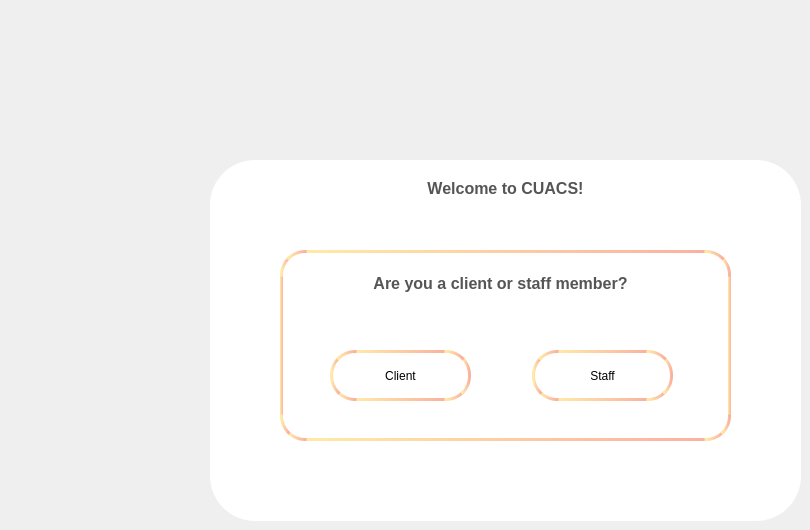
    <widget class="QWidget" name="WelcomeScreen">
     <widget class="QGroupBox" name="entranceMenu">
      <property name="geometry">
       <rect>
        <x>210</x>
        <y>160</y>
        <width>591</width>
        <height>361</height>
       </rect>
      </property>
      <property name="styleSheet">
       <string notr="true">background: #fff;
border-radius:45px;</string>
      </property>
      <property name="title">
       <string/>
      </property>
      <widget class="QGroupBox" name="MenuGroupBox">
       <property name="geometry">
        <rect>
         <x>70</x>
         <y>90</y>
         <width>451</width>
         <height>191</height>
        </rect>
       </property>
       <property name="styleSheet">
        <string notr="true">border: 3px solid  qlineargradient( x1:0 y1:0, x2:1 y2:0, stop:0 #ffeaa7, stop:1 #fab1a0);
border-radius: 25px;</string>
       </property>
       <property name="title">
        <string/>
       </property>
       <widget class="QTextBrowser" name="checkingUserText">
        <property name="enabled">
         <bool>false</bool>
        </property>
        <property name="geometry">
         <rect>
          <x>30</x>
          <y>20</y>
          <width>381</width>
          <height>41</height>
         </rect>
        </property>
        <property name="styleSheet">
         <string notr="true">border: none;</string>
        </property>
        <property name="html">
         <string>&lt;!DOCTYPE HTML PUBLIC &quot;-//W3C//DTD HTML 4.0//EN&quot; &quot;http://www.w3.org/TR/REC-html40/strict.dtd&quot;&gt;
&lt;html&gt;&lt;head&gt;&lt;meta name=&quot;qrichtext&quot; content=&quot;1&quot; /&gt;&lt;style type=&quot;text/css&quot;&gt;
p, li { white-space: pre-wrap; }
&lt;/style&gt;&lt;/head&gt;&lt;body style=&quot; font-family:'Sans'; font-size:10pt; font-weight:400; font-style:normal;&quot;&gt;
&lt;p align=&quot;center&quot; style=&quot; margin-top:0px; margin-bottom:0px; margin-left:0px; margin-right:0px; -qt-block-indent:0; text-indent:0px;&quot;&gt;&lt;span style=&quot; font-size:12pt; font-weight:600; color:#555555;&quot;&gt;Are you a client or staff member?&lt;/span&gt;&lt;/p&gt;&lt;/body&gt;&lt;/html&gt;</string>
        </property>
       </widget>
       <widget class="QPushButton" name="staffBtn">
        <property name="geometry">
         <rect>
          <x>252</x>
          <y>100</y>
          <width>141</width>
          <height>51</height>
         </rect>
        </property>
        <property name="cursor">
         <cursorShape>PointingHandCursor</cursorShape>
        </property>
        <property name="styleSheet">
         <string notr="true">#staffBtn{

border: 3px solid qlineargradient( x1:0 y1:0, x2:1 y2:0, stop:0 #ffeaa7, stop:1 #fab1a0);
border-radius: 25px;
}

#staffBtn:hover{

	background:  qlineargradient( x1:0 y1:0, x2:1 y2:0, stop:0 #ffeaa7, stop:1 #fab1a0);
	color:#555;
}






</string>
        </property>
        <property name="text">
         <string>Staff</string>
        </property>
       </widget>
       <widget class="QPushButton" name="clientBtn">
        <property name="geometry">
         <rect>
          <x>50</x>
          <y>100</y>
          <width>141</width>
          <height>51</height>
         </rect>
        </property>
        <property name="cursor">
         <cursorShape>PointingHandCursor</cursorShape>
        </property>
        <property name="styleSheet">
         <string notr="true">#clientBtn{

border: 3px solid qlineargradient( x1:0 y1:0, x2:1 y2:0, stop:0 #ffeaa7, stop:1 #fab1a0);
border-radius: 25px;
}

#clientBtn:hover{

	background:  qlineargradient( x1:0 y1:0, x2:1 y2:0, stop:0 #ffeaa7, stop:1 #fab1a0);
	color:#555;
}






</string>
        </property>
        <property name="text">
         <string>Client</string>
        </property>
       </widget>
      </widget>
      <widget class="QTextBrowser" name="welcomeScreen">
       <property name="enabled">
        <bool>false</bool>
       </property>
       <property name="geometry">
        <rect>
         <x>100</x>
         <y>0</y>
         <width>391</width>
         <height>81</height>
        </rect>
       </property>
       <property name="html">
        <string>&lt;!DOCTYPE HTML PUBLIC &quot;-//W3C//DTD HTML 4.0//EN&quot; &quot;http://www.w3.org/TR/REC-html40/strict.dtd&quot;&gt;
&lt;html&gt;&lt;head&gt;&lt;meta name=&quot;qrichtext&quot; content=&quot;1&quot; /&gt;&lt;style type=&quot;text/css&quot;&gt;
p, li { white-space: pre-wrap; }
&lt;/style&gt;&lt;/head&gt;&lt;body style=&quot; font-family:'Sans'; font-size:10pt; font-weight:400; font-style:normal;&quot;&gt;
&lt;p align=&quot;center&quot; style=&quot;-qt-paragraph-type:empty; margin-top:0px; margin-bottom:0px; margin-left:0px; margin-right:0px; -qt-block-indent:0; text-indent:0px;&quot;&gt;&lt;br /&gt;&lt;/p&gt;
&lt;p align=&quot;center&quot; style=&quot; margin-top:0px; margin-bottom:0px; margin-left:0px; margin-right:0px; -qt-block-indent:0; text-indent:0px;&quot;&gt;&lt;span style=&quot; font-size:12pt; font-weight:600; color:#555555;&quot;&gt;Welcome to CUACS!&lt;/span&gt;&lt;/p&gt;
&lt;p align=&quot;center&quot; style=&quot;-qt-paragraph-type:empty; margin-top:0px; margin-bottom:0px; margin-left:0px; margin-right:0px; -qt-block-indent:0; text-indent:0px; font-size:12pt; font-weight:600; color:#555555;&quot;&gt;&lt;br /&gt;&lt;/p&gt;
&lt;p align=&quot;center&quot; style=&quot;-qt-paragraph-type:empty; margin-top:0px; margin-bottom:0px; margin-left:0px; margin-right:0px; -qt-block-indent:0; text-indent:0px;&quot;&gt;&lt;br /&gt;&lt;/p&gt;&lt;/body&gt;&lt;/html&gt;</string>
       </property>
      </widget>
     </widget>
    </widget>
